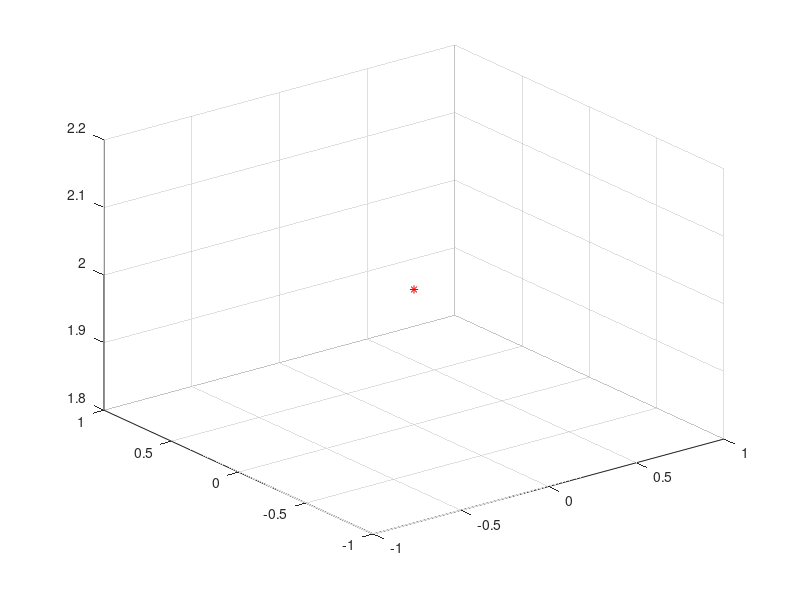

Reproduce this figure in MATLAB. (Note: this script raises an error after producing the figure.)
%% Script to draw config
clear all; close all; clc;

% Declaring the position of the end-effector
x = 0; y = 0; z = 2;
p = [x;y;z];
% Declaring the construction values
R = 1;
r = 0.5;
alpha = pi/2;

% Declaring the vectors
a11 = r*[0; 1; 0];
a12 = -a11;
ct = cos(2*pi/3); st = sin(2*pi/3);
Qs = [ct -st 0;st ct 0;0 0 1];
a21 = Qs*a11;
a22 = -a21;
a31 = Qs*a21;
a32 = -a31;
R1 = R*[cos(alpha);sin(alpha);0];
R2 = Qs*R1;
R3 = Qs*R2;

t = linspace(0,1,100); % parameter for length of cable

% Defining the lines
line11 = R1+a11 + (p-R1).*t;
line12 = R1+a12 + (p-R1).*t;
line21 = R2+a21 + (p-R2).*t;
line22 = R2+a22 + (p-R2).*t;
line31 = R3+a31 + (p-R3).*t;
line32 = R3+a32 + (p-R3).*t;

figure
p = plot3(x,y,z,'*r');
hold on; grid on;
h_base = circle(0,0,0,R);
h_eff = circle(x,y,z,r);
% Drawing the lines
l11 = plot3(line11(1,:),line11(2,:),line11(3,:),'Color',...
      [0 0 1]);
l12 = plot3(line12(1,:),line12(2,:),line12(3,:),'Color',...
      [0 0 0.5]);
l21 = plot3(line21(1,:),line21(2,:),line21(3,:),'Color',...
      [1 0 0]);
l22 = plot3(line22(1,:),line22(2,:),line22(3,:),'Color',...
      [0.5 0 0]);
l31 = plot3(line31(1,:),line31(2,:),line31(3,:),'Color',...
      [0 1 0]);
l32 = plot3(line32(1,:),line32(2,:),line32(3,:),'Color',...
      [0 0.5 0]);

%camorbit(180,0,'data',[1 0 0]);
camup([0 0 -1]);
cameratoolbar('Show');
xlabel('x');
ylabel('y');
zlabel('z');
axis equal ;
leg = legend([p,l11,l12,l21,l22,l31,l32],{'P','l11long','l12long','l21long','l22long','l31long','l32long'});
leg.FontSize = 14;


saveas(gcf,'alpha_p2_crois','svg');

function h = circle(x,y,z,r)
hold on
th = 0:pi/50:2*pi;
xunit = r * cos(th) + x;
yunit = r * sin(th) + y;
zunit = z*ones(length(th));
h = plot3(xunit, yunit,zunit,'-k');
end

